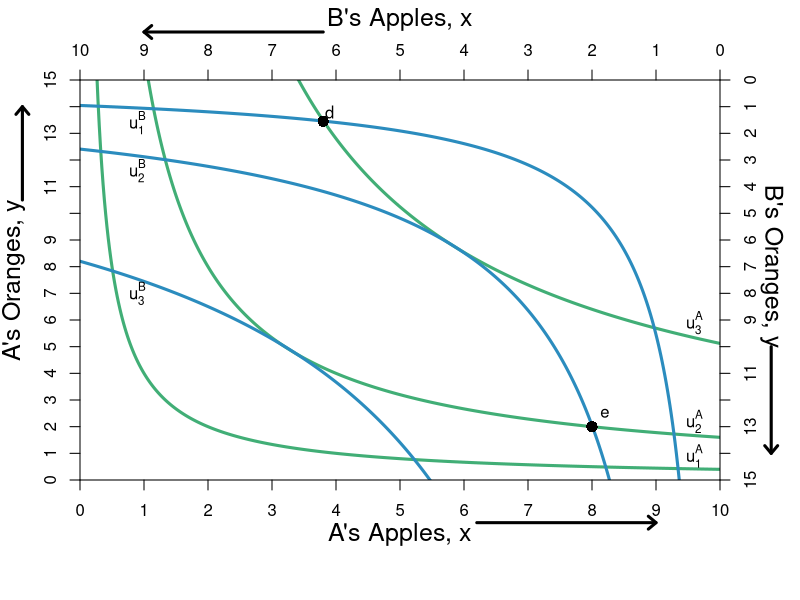

Reproduce this figure in R.
#Graph Designer: Simon Halliday & Madeleine Wettach '20
#Authors: Bowles, Foley and Halliday
#Title: Microeconomics: Competition, Conflict and Coordination

#require(ggplot2)
require(shape)
pdf(file = "property/step_by_step_graphs_5/property_tioli_step2.pdf", width = 9, height = 7)

#Set parameters for graphics
axislabelsize <- 1.5
graphlinewidth <- 3

COL <- c("#7fc97f", "#beaed4", "#fdc086", "#ffff99", "#386cb0", "#f0027f", "#bf5b17", "#666666")
COLA <- c("#99d8c9","#66c2a4","#41ae76", "#238b45", "#005824")
COLB <- c("#4eb3d3", "#2b8cbe", "#0868ac","#084081")

indiffcurveA1 <- function(x, U = 2, A = 1, a = 0.5) {
  ((((U)/A)*(1/x)^a)^(1/(1-a)))
}

indiffcurveA2 <- function(x, U = 4, A = 1, a = 0.5) {
  (((U/A)*(1/x)^a)^(1/(1-a)))
}

indiffcurveA3 <- function(x, U = 6.123724, A = 1, a = 0.5) {
  (((U/A)*(1/x)^a)^(1/(1-a)))
}

indiffcurveA4 <- function(x, U = 7.156591, A = 1, a = 0.5) {
  ((((U)/A)*(1/x)^a)^(1/(1-a)))
}

paretoEC <- function(x) {
  (3/2)*x
}

indiffcurveBneg <- function(x, U = 5.09, A = 1, a = 0.5) {
  15 - (((U/A)*(1/(10 - x))^a)^(1/(1-a)))
}

indiffcurveBneg1 <- function(x, U = 3.09, A = 1, a = 0.5) {
  15 - (((U/A)*(1/(10 - x))^a)^(1/(1-a)))
}

indiffcurveBneg2 <- function(x, U = 5.09, A = 1, a = 0.5) {
  15 - (((U/A)*(1/(10 - x))^a)^(1/(1-a)))
}

indiffcurveBneg3 <- function(x, U = 8.244574, A = 1, a = 0.5) {
  15 - (((U/A)*(1/(10 - x))^a)^(1/(1-a)))
}




#Aisha happens to have found 8 apples and 2 oranges, 
#and Betty happens to have found 2 apples and 13 oranges. 
#Aisha's utility (8^0.5)*(2^0.5) = 4
#Betty's utility (2^0.5)*(13^0.5) = 5.09


par(mar =  c(6, 4, 4, 4))
xlims <- c(0, 10)
ylims <- c(0, 15)
xlims2 <- c(10, 0)
ylims2 <- c(15, 0)

plot(0, 0, xlim = xlims, ylim = ylims, type = "n",
     xlab = expression(paste("A's Apples, ", x)),
     ylab = expression(paste("A's Oranges, ", y)), 
     line = 2.5,
     xaxt = "n", 
     yaxt = "n", 
     cex.lab = axislabelsize, 
     bty = "n",
     xaxs="i", 
     yaxs="i")


npts <- 500 
npts2 <- 501

#Specify the sequences of points for graphing. 
xx1 <- seq(xlims[1], xlims[2], length.out = npts)
yy1 <- indiffcurveA2(xx1, U = 4, A = 1, a = 0.5)
yy2 <- indiffcurveA2(xx1)

#Polygon Attempt
#polygon(x = c(1.34, 6, 8, 10 - 6.73), y = c(12, 9, 2, 15 - 10.1), col="powderblue", density=NULL, border = NA)

#I need something like xx1 with npts for 
##xpoly1 <- seq(from = 1.34, to = 8, length.out = 500)
##ypoly1 <- indiffcurveA2(xpoly1, U = 4, A = 1, a = 0.5)
##ypoly2 <- indiffcurveBneg(xpoly1, U = 5.09, A = 1, a = 0.5)
##polygon(x = c(xpoly1, rev(xpoly1)), y = c(ypoly1, rev(ypoly2)), col=COL[4], density=NULL, border = NA)

#Draw the lines for the graphs
lines(xx1, indiffcurveA1(xx1), col = COLA[3], lwd = graphlinewidth)
lines(xx1, indiffcurveA2(xx1), col = COLA[3], lwd = graphlinewidth)
#lines(xx1, indiffcurveA3(xx1), col = COLA[3], lwd = graphlinewidth)
lines(xx1, indiffcurveA4(xx1), col = COLA[3], lwd = graphlinewidth)
##lines(xx1, paretoEC(xx1), col = COL[2], lwd = graphlinewidth)

lines(xx1, indiffcurveBneg1(xx1), col = COLB[2], lwd = graphlinewidth)
lines(xx1, indiffcurveBneg2(xx1), col = COLB[2], lwd = graphlinewidth)
lines(xx1, indiffcurveBneg3(xx1), col = COLB[2], lwd = graphlinewidth)

#Customize ticks and labels for the plot
ticksy <- seq(from = 0, to = 15, by = 1)
ylabels <- seq(from = 0, to = 15, by = 1)
ticksx <- seq(from = 0, to = 10, by = 1)
xlabels <- seq(from = 0, to = 10, by = 1)
axis(1, at = ticksx, pos = 0, labels = xlabels)
axis(2, at = ticksy, pos = 0, labels = ylabels, las = 0)

#Add arrows:
arrows(-0.9, 10.5, -0.9, 14, xpd = TRUE, length=0.1,angle=40,lwd=3)
arrows(6.2, -1.6, 9, -1.6, xpd = TRUE, length=0.1,angle=40,lwd=3)

#Annotation of the three graphs and the NE
text(9.6, 0.9, expression(u[1]^A))
text(9.6, 2.2, expression(u[2]^A))
#text(9.6, 4.4, expression(u[3]^A))
text(9.6, 5.9, expression(u[3]^A))

#Perhaps useful point to label the unused intersection of the participation constraints
#points(1.34, 12, pch = 16, col = "black", cex = 1.5)



#Pareto efficiency curve
#segments(4.16, 6.23, 6.73, 10.1, lty = 2, lwd = 2)
##text(4.7, 5, expression("Pareto Efficient Curve"))
##Arrows(4.5, 5.3, 4.5, 6.2, col = "black", lty = 1, lwd = 2, arr.type = "triangle", arr.lwd = 0.5)


#Set up second axes and labels

par(new = TRUE)

#Use the same x and ylims as previously, but with locations switched
xlims2 <- c(10, 0)
ylims2 <- c(15, 0)

#Leave the ylab and xlab blank to ensure no axes titles
plot(0, 0, xlim = xlims2, ylim = ylims2, type = "n",
     xlab = expression(paste("")),
     ylab = expression(paste("")),
     xaxt = "n", 
     yaxt = "n", 
     cex.lab = 1.3, 
     bty = "n",
     xaxs="i", 
     yaxs="i")

#Set up axes at sides 3 and 4 (top and right)
axis(side = 3, at = ticksx, pos = 0, labels = xlabels)
axis(side = 4, at = ticksy, pos = 0, labels = ylabels, las = 0)
mtext("B's Apples, x", side=3, line = 2.5, cex = axislabelsize)
text(-0.8, 7, expression(paste("B's Oranges, y")), xpd = TRUE, cex = axislabelsize, srt = 270) 

#Add arrows:
arrows(-0.8, 10, -0.8, 14, xpd = TRUE, length=0.1,angle=40,lwd=3)
arrows(6.2, -1.8, 9, -1.8, xpd = TRUE, length=0.1,angle=40,lwd=3)

#Label B's indifference curves
text(9.1, 1.6, expression(u[1]^B))
text(9.1, 3.4, expression(u[2]^B))
#text(9.1, 4.6, expression(u[3]^B))
text(9.1, 8, expression(u[3]^B))

#Add a point for the initial endowment
points(2, 13, pch = 16, col = "black", cex = 1.5)
text(1.8, 12.5, expression(e))

#Label a point on the middle of the curve
##points(5, 7.5, pch = 16, col = "black", cex = 1.5)
##text(5, 7, expression(i))

#(5^0.5)*(7.5^0.5) = 6.123724

#Add point for comparison to participation constraint
points(6.2, 1.55, pch = 16, col = "black", cex = 1.5)
text(6.1, 1.2, expression(d))


#Calculate TIOLI power allocation for B
#mrs(x,y) => pareto efficient curve is (3/2)x = y
#A's initital utility is 4 = u(8,2) = (8^0.5)*(2^0.5)
#Therefore substitute in the contract curve u_e^A = 4 = (x^A)^(0.5)(3/2*x^A)^0.5
# => x^A = 4/((3/2)^0.5) = 3.27 => x^B = 6.73
# => y^A = 3/2(x^A) = 4.9 => y^B = 10.1

#Add point g for B's TIOLI power
##points(6.73, 10.1, pch = 16, col = "black", cex = 1.5)
##text(6.73, 10.6, expression(g))

#Calculate TIOLI power allocation for A
#mrs(x,y) => pareto efficient curve is (3/2)x = y
#A's initital utility is 4 = u(8,2) = (8^0.5)*(2^0.5)
#Therefore substitute in the contract curve u_e^A = 4 = (x^A)^(0.5)(3/2*x^A)^0.5
# => x^B = 5.09/((3/2)^0.5) = 4.16 => x^A = 5.84
# => y^B = 3/2(x^B) = 6.23 => y^A = 8.77 
#=> u^A = (5.84^0.5)*(8.77^0.5) = 7.156591

#Add point f for A's TIOLI power
##points(4.16, 6.23, pch = 16, col = "black", cex = 1.5)
##text(4.16, 5.8, expression(f))

#Annotating B's endowment
##text(1.8, 12.5, expression(e))

#Annotating a point that is a Pareto improvement over e.
##points(2.94, 12.76, pch = 16, col = "black", cex = 1.5)
##text(2.74, 12.36, expression(h))
#(2.94^0.5)*(12.76^0.5)

#Label Pareto Improving Lens
##text(7, 5, expression(paste("Pareto-Improving Lens")))

dev.off()
